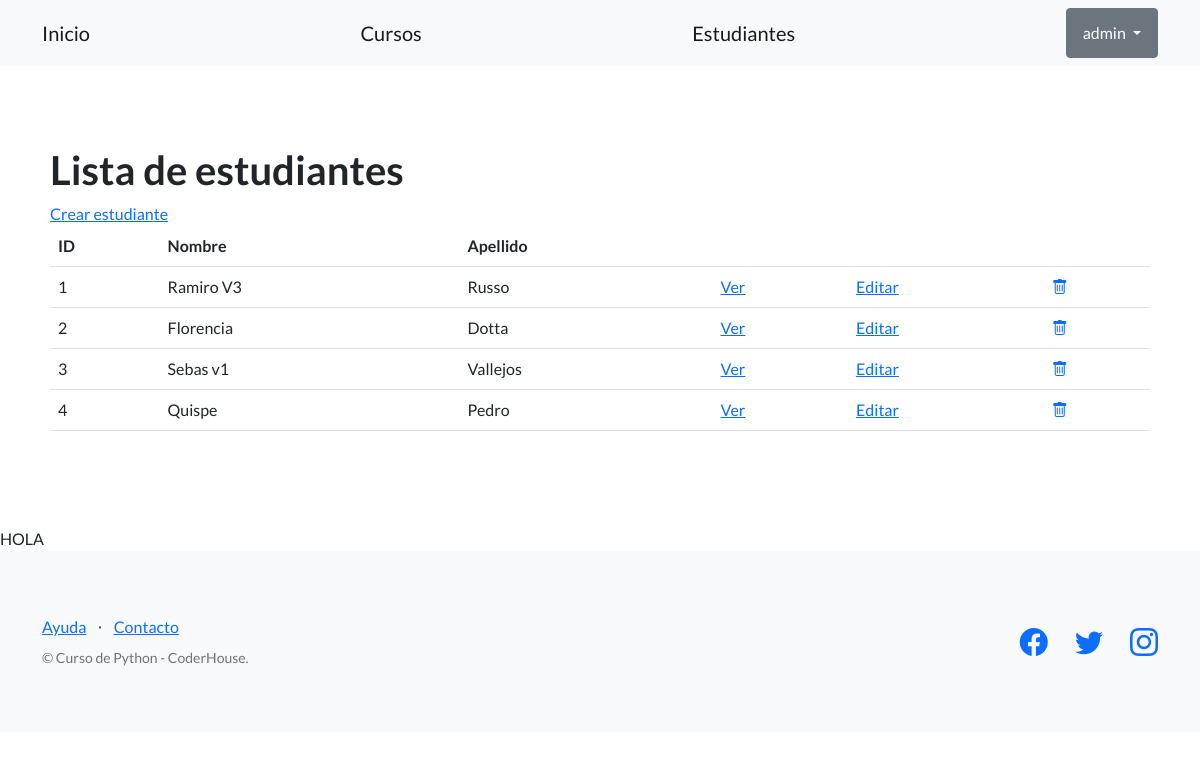
The app's page /estudios/estudiantes/ (signed in), older data.
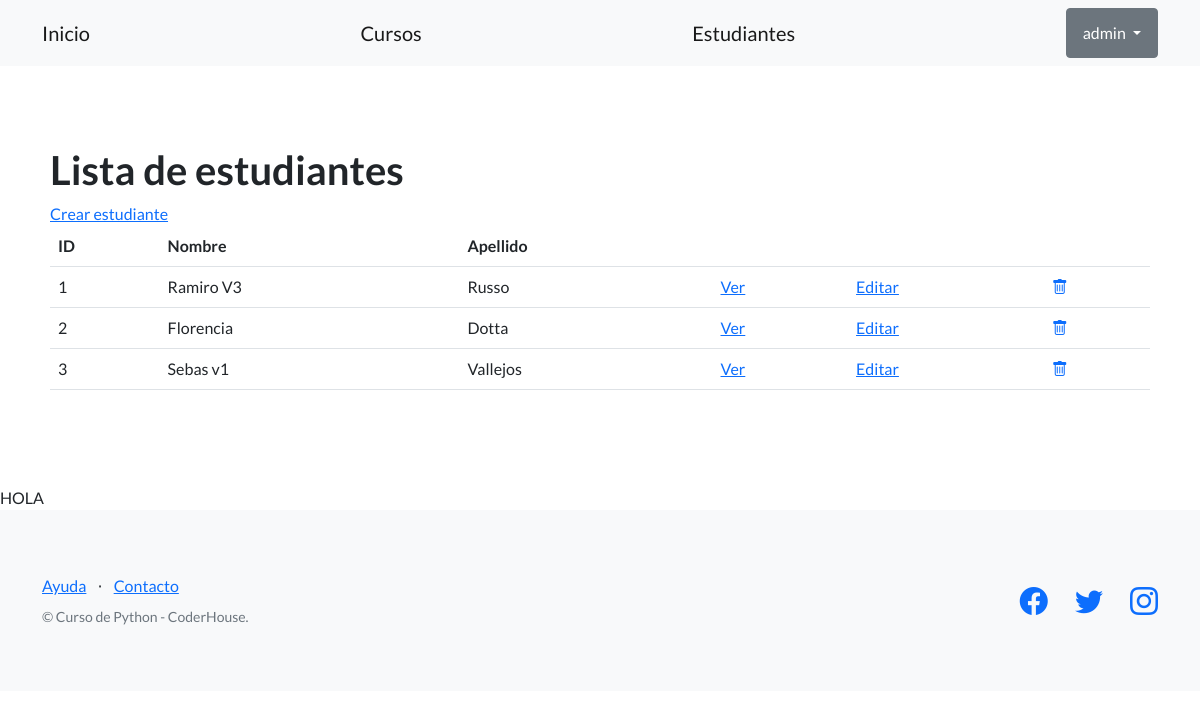
The same page, newer data.
### control_estudios/models.py (models this page shows, shortened)
class Estudiante(models.Model):
    apellido = models.CharField(max_length=256)
    nombre = models.CharField(max_length=256)
    email = models.EmailField(blank=True)
    telefono = models.CharField(max_length=20, blank=True)
    dni = models.CharField(max_length=32)
    fecha_nacimiento = models.DateField(blank=True)
    creador = models.ForeignKey(User, on_delete=models.SET_NULL, null=True)

### control_estudios/views.py (the view)
# urls.py: path("estudiantes/", EstudianteListView.as_view(), name="lista_estudiantes"),
class EstudianteListView(LoginRequiredMixin, ListView):
    model = Estudiante
    template_name = 'control_estudios/lista_estudiantes.html'

### control_estudios/templates/control_estudios/lista_estudiantes.html
{% extends "control_estudios/base.html" %}
{% block contenido %}
<section>
    <div>
        <h1>Lista de estudiantes</h1>
        <a href="{% url 'crear_estudiante' %}">Crear estudiante</a>
        <br>
        <table class="table">
            <tbody>
                <tr>
                    <th>ID</th>
                    <th>Nombre</th>
                    <th>Apellido</th>
                    <th></th>
                    <th></th>
                    <th></th>
                </tr>
                {% for alumno in object_list %}
                <tr>
                    <td>{{ alumno.id }} </td>
                    <td>{{ alumno.nombre }} </td>
                    <td>{{ alumno.apellido }}</td>
                    <td>
                        <a href="{% url 'ver_estudiante' alumno.id %}">Ver</a>
                    </td>
                    <td>
                        <a href="{% url 'editar_estudiante' alumno.id %}">Editar</a>
                    </td>
                    <td>
                        <a href="{% url 'eliminar_estudiante' alumno.id %}">
                            <i class="bi bi-trash"></i>
                        </a>
                    </td>
                </tr>
                {% endfor %}
            </tbody>
        </table>
    </div>
</section>
{% endblock contenido %}

Row changes from the older to the newer data that the page shows:
removed Estudiante: id "4", nombre "Quispe", apellido "Pedro"
